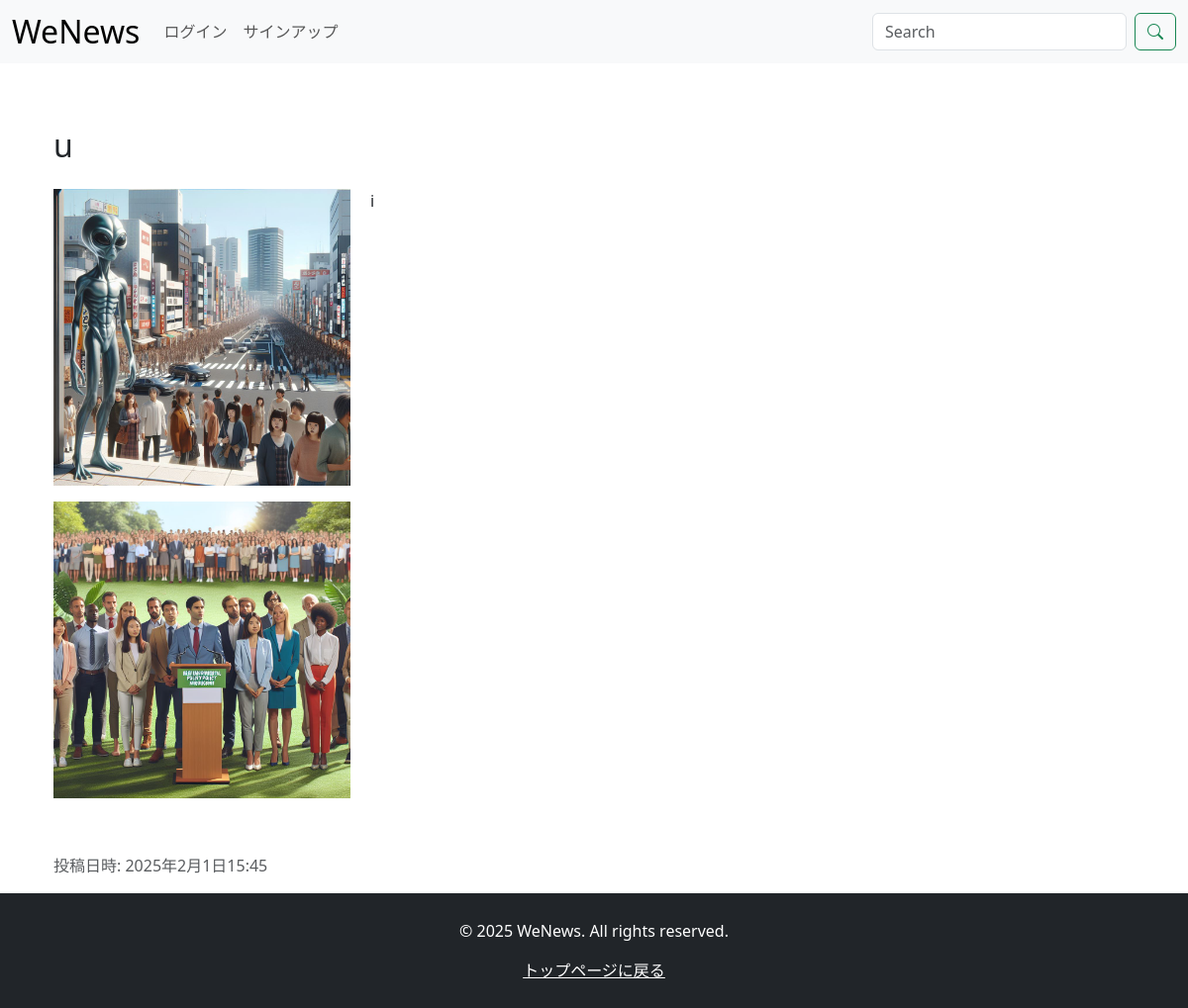
The app's page /myapp-detail/9/ with its own data.
### myapp/models.py (models this page shows, shortened)
class MyappPost(models.Model):
    user = models.ForeignKey(
        CustomUser,
        verbose_name='ユーザー',
        on_delete=models.CASCADE
    )
    category = models.ForeignKey(
        Category,
        verbose_name='カテゴリ',
        on_delete=models.PROTECT
    )
    title = models.CharField(
        verbose_name='タイトル',
        max_length=30
    )
    comment = models.TextField(
        verbose_name='コメント',
    )
    image1 = models.ImageField(
        verbose_name='イメージ1',
        upload_to='photos'
    )
    image2 = models.ImageField(
        verbose_name='イメージ2',
        upload_to='photos',
        blank=True,
        null=True
    )
    posted_at = models.DateTimeField(
        verbose_name='投稿日時',
        auto_now_add=True
    )

### myapp/views.py (the view)
# urls.py: path('myapp-detail/<int:pk>/', views.DetailView.as_view(), name='myapp_detail'),
class DetailView(DetailView):
    template_name = 'datail.html'
    model = MyappPost

### myapp/templates/datail.html (shortened to what this page needs)
{% extends 'index.html' %}
{% block contents %}
<br>
<div class="container">
    <div class="row">
        <div class="col-12">
            <h2 class="mt-3 mb-4">{{ object.title }}</h2>
            <div class="d-flex flex-column flex-md-row mt-3">
                <p class="mb-3 mb-md-0"><img src="{{ object.image1.url }}" class="img-fluid" style="max-width: 300px; margin-right: 20px;"></p>
                <div class="flex-grow-1">
                    <p>{{ object.comment|linebreaksbr }}</p>
                </div>
            </div>
            {% if object.image2 %}
                <div class="mt-3">
                    <p><img src="{{ object.image2.url }}" class="img-fluid" style="max-width: 300px;"></p>
                </div>
            {% endif %}
            <br>
            <p class="text-muted mt-3">投稿日時: {{ object.posted_at }}</p>
        </div>
    </div>
</div>
{% endblock %}

### myapp/templates/index.html (style rules this page uses)
html, body { height: 100%; margin: 0; display: flex; flex-direction: column; }

### records on screen
MyappPost: title "u", image1 (picture), comment "i", image2 (picture), posted_at "2025年2月1日15:45"
